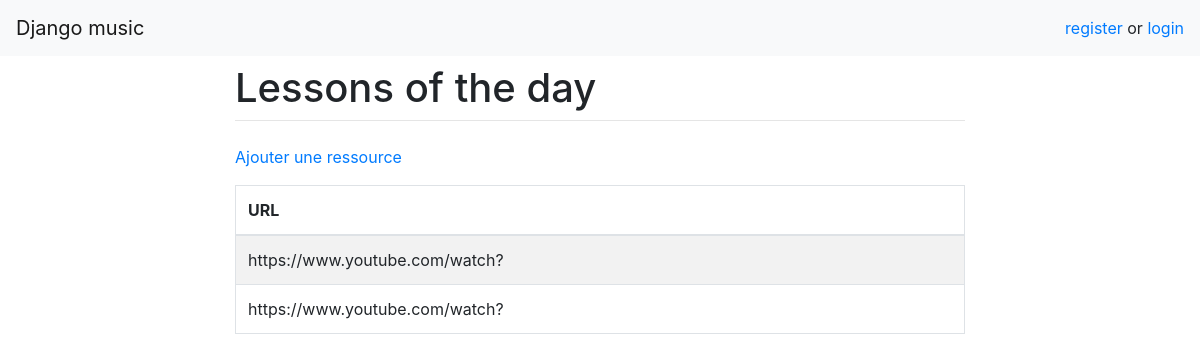
The app's page /resources/, older data.
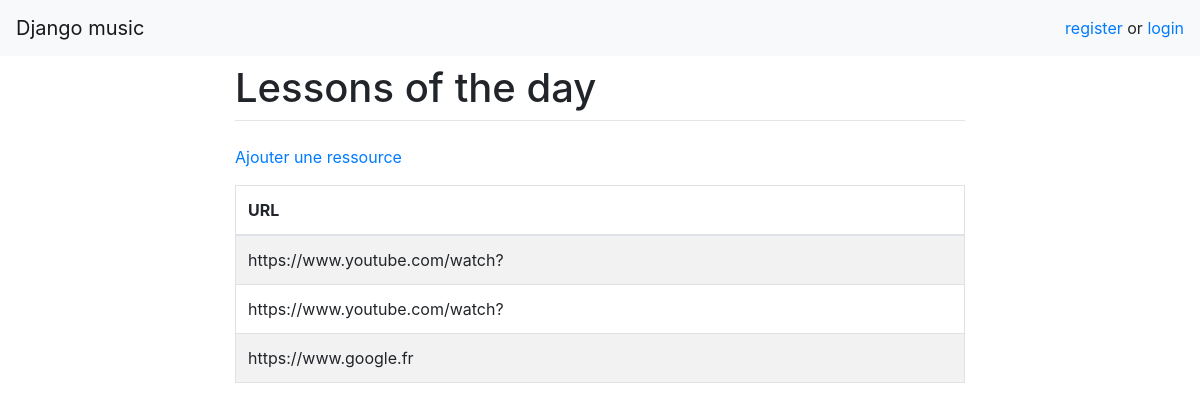
The same page, newer data.
### resources/models.py (models this page shows)
class Resource(models.Model):
    url = models.CharField(max_length=30)
    user = models.ForeignKey(User, on_delete=models.CASCADE)

### resources/views.py (the view)
# urls.py: path('', views.index, name='index'),
def index(request):
    resources = Resource.objects.all()
    print(resources)
    return render(request, 'index.html', {'resources': resources})

### resources/templates/index.html (shortened to what this page needs)
{% extends 'base.html' %}
{% block content %}
    <p><a href="/resources/add">Ajouter une ressource</a></p>
    <table class="table table-hover table-striped table-bordered">
        <thead>
            <th>URL</th>
        </thead>
        <tbody>
            {% for resource in resources %}
                <tr>
                    <td>{{ resource.url }}</td>
                </tr>
            {% endfor %}
        </tbody>
    </table>
{% endblock %}

Row changes from the older to the newer data that the page shows:
added Resource: url "https://www.google.fr"
